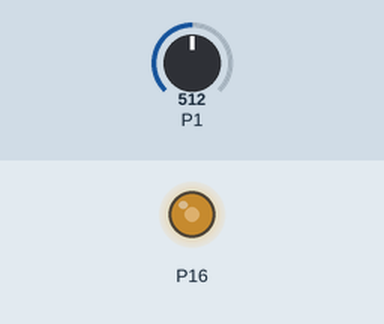
Simulated run of this program. Board: BBC micro:bit running MicroPython. Shown: output pins drawn as LEDs (lit = HIGH). The inputs (shaded band) are chosen by the test bench; at power-on: P1 = 512 (analog values on the 0–1023 scale).

Above: at 2.2 s.
2.3 s: P1 set to 716
At 3.1 s:
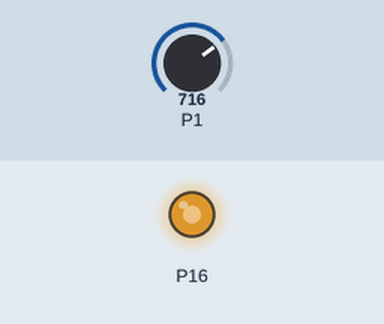
3.8 s: P1 set to 900
At 4.2 s:
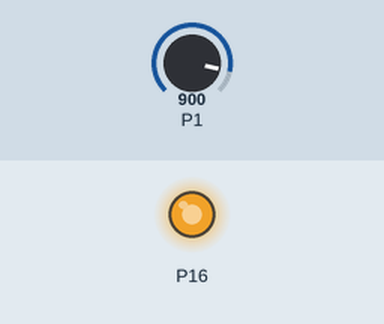
5.3 s: P1 set to 122
At 6.6 s:
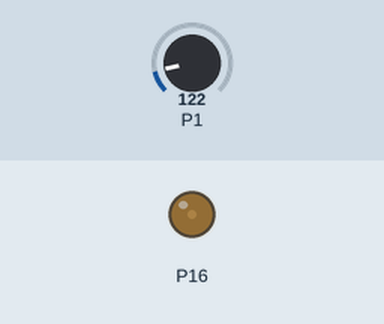
Timing chart, 0 to 8.3 s (numbered marks = the images above; inputs shaded):
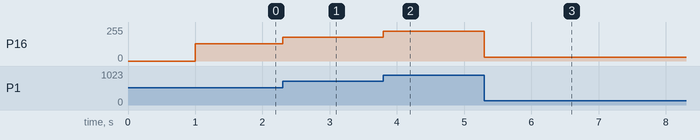

Measured:
- after the input at 2.3 s, P16: 128/255 → 178/255 at once
- after the input at 3.8 s, P16: 178/255 → 224/255 at once
- after the input at 5.3 s, P16: 224/255 → 30/255 at once

The program:

LED_Pot_bright.py
```python
from microbit import *

pin16.write_digital(0) #make sure light is off/no pulse
sleep(1000)

while True:
    position = pin1.read_analog() #read the raw value off analog pin
    pin16.write_analog(position) #use that value to pulse PWM to change brightness of LED on output
```
